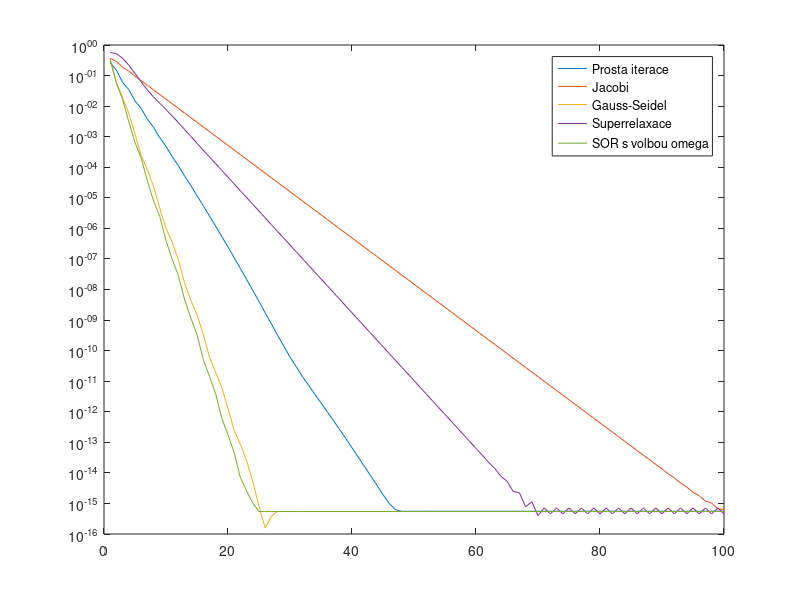

The MATLAB script that drew this image:
function porovnani

% zvolme pocet iteraci
iteraci=100;

% zvolime nahodnou matici, uvidime jeslti bude konvergovat, ke ktere 
% pricteme jednotkovou diagonalni, zvysime tak pravdepodobnost ze vse bude konvergovat
A=rand(3)/2+eye(3)/2

% zvolime pozadovane reseni, ze ktereho napocitame pravou stranu
origReseni=[1;1;1];

% najdeme pravou stranu
y=A*origReseni

% zvolime nahodny uvodni odhad ze ktereho budeme iterovat
uvodniOdhad=rand(3,1);

% zvolime omega pro superrelaxaci, nebude optimalni, nevadi
omega=1.6;

% PROSTA ITERACE
	% spocteme si matici B jako I-A
	B=eye(size(A))-A;
	
	F=B;
	G=eye(size(F));

    x=uvodniOdhad;
	for i=1:iteraci
		x=F*x+G*y;
		vzdProstaIterace(i)=norm(x-origReseni);
	end;


% JACOBI

	L=tril(A,-1);
	R=triu(A,1);
	D=A-L-R;
	
	F=-inv(D)*(L+R);
	G=inv(D);

	x=uvodniOdhad;
	for i=1:iteraci
		x=F*x+G*y;
		vzdJacobi(i)=norm(x-origReseni);
	end;

% GAUSS-SEIDEL

	L=tril(A,-1);
	R=triu(A,1);
	D=A-L-R;

	F=-inv(D+L)*R;
	G=inv(D+L);

	x=uvodniOdhad;
	for i=1:iteraci
		x=F*x+G*y;
		vzdGaussSeidel(i)=norm(x-origReseni);
	end;


% SUPERRELAXACE + GAUS-SEIDEL

	L=tril(A,-1);
	R=triu(A,1);
	D=A-L-R;

	% toto je ze seidela
	F=-inv(D+L)*R;
	G=inv(D+L);

	x=uvodniOdhad;
	for i=1:iteraci
		xkp1=F*x+G*y;
		x=omega*(xkp1-x)+x;
		vzdSuperRelaxace(i)=norm(x-origReseni);
	end;

    
% SUPERRELAXACE s opt. omega

	L=tril(A,-1);
	R=triu(A,1);
	D=A-L-R;
	
	% toto je ze seidela
	F=-inv(D+L)*R;
	G=inv(D+L);

    r = max(abs(eig(F)));                % spektralni polomer matice F
    omega = 2/( 1+sqrt(abs(1-max(r))) ); % optimalni omega
    
	x=uvodniOdhad;
	for i=1:iteraci
		xkp1=F*x+G*y;
		x=omega*(xkp1-x)+x;
		vzdSuperRelaxaceOmega(i)=norm(x-origReseni);
	end;    


% ZOBRAZIME

	osaX=1:iteraci;

	plot(osaX,vzdProstaIterace,osaX,vzdJacobi,osaX,vzdGaussSeidel, ...
         osaX,vzdSuperRelaxace,osaX,vzdSuperRelaxaceOmega);
	% zobrazime legendu
	legend('Prosta iterace','Jacobi','Gauss-Seidel','Superrelaxace', 'SOR s volbou omega');
	% nastavime osu Y jako logaritmickou
	set(gca,'YScale','log');

end